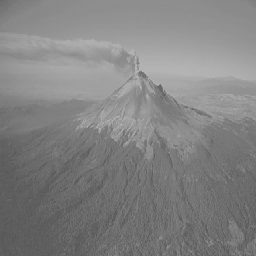
#> input picture img/popo.bmp, 256 x 256 px, found by its file name
$ python Ejercicio5.py
#> lines starting #> are read from the running program, lines starting #| are printed output that depends on the picture
# 1er Examen Parcial

# 5. Realiza las operaciones básicas de una imagen y mostrar los resultados en una sola figura (utiliza subplot
# para mostrar los resultados en el orden que a continuación se ilustra (utilizar tus propias funciones).

# Nombre: Ana Graciela Vassallo Fedotkin
# Expediente: 278775
# Fecha: 17 de Marzo 2021.

import cv2
from matplotlib import pyplot as plt
import numpy as np

# Imagen 1
im1 = cv2.imread('img/popo.bmp', 2)
#> im1 is the input picture: shape (256, 256); min 87, max 180, mean 130

dimensiones = im1.shape
#> dimensiones = (256, 256)
r1 = dimensiones[0]
#> r1 = 256
c1 = dimensiones[1]
#> c1 = 256

# Imagen 2
im2 = cv2.imread('img/huesos2.bmp', 2)
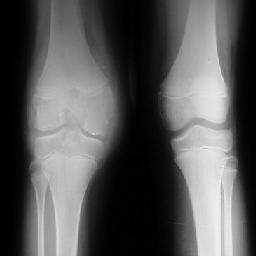
#> input picture img/huesos2.bmp, 256 x 256 px, found by its file name
#> im2 is the input picture: shape (256, 256); min 0, max 242, mean 86.7

dimensiones = im2.shape
r2 = dimensiones[0]
#> r2 = 256
c2 = dimensiones[1]
#> c2 = 256

# Función de Suma de Imágenes Originales
def SumaImagenes(im1, im2):
    # Matriz con la Suma de Imágenes
    im3 = np.zeros((r1, c1), dtype=np.int32)

    # Suma de Imágenes
    for i in range(r1):
        for j in range(c1):
            im3[i][j] = int(im1[i][j]) + int(im2[i][j])

            if(im3[i, j] > 255):
                im3[i, j] = 255

    return im3

# Función de Resta de Imágenes Originales
def RestaImagenes(im1, im2):
    # Matriz con la Suma de Imágenes
    im4 = np.zeros((r1, c1), dtype=np.int32)
    for i in range(r1):
        for j in range(c1):
            im4[i][j] = int(im1[i][j]) - int(im2[i][j])

            if(im4[i, j] < 0):
                im4[i][j] = abs(im4[i][j])

    return im4

# Función de Histograma de la Suma de Imágenes Originales
h1 = np.zeros((256, 1), dtype='int')
im3 = SumaImagenes(im1, im2)
#> after the loop in SumaImagenes, `for i in range(r1):`:
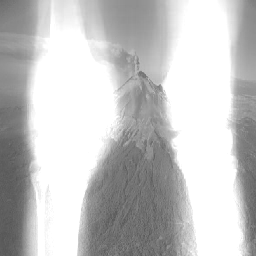
#> im3: shape (256, 256) int32; min 87, max 255, mean 196.4
def HistogramaSumaImagenes(im3):
    for i in range(r1):
        for j in range(c1):
            h1[im3[i, j]] = h1[im3[i, j]] + 1

    return h1

print("Histograma de la Suma de Imágenes:")
print(HistogramaSumaImagenes(im3))
#> after the loop in HistogramaSumaImagenes, `for i in range(r1):`: h1 = 256 values, max 24974 at index 255, min 0 at index 0, mean 256
#> (printed output is left out)

print()

# Función de Histograma de la Resta de Imágenes Originales
h2 = np.zeros((256, 1), dtype='int')
im4 = RestaImagenes(im1, im2)
#> after the loop in RestaImagenes, `for i in range(r1):`:
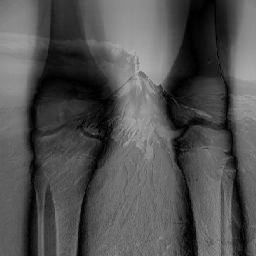
#> im4: shape (256, 256) int32; min 0, max 177, mean 81.3
def HistogramaRestaImagenes(im4):
    for i in range(r1):
        for j in range(c1):
            h2[im4[i, j]] = h2[im4[i, j]] + 1

    return h2

print("Histograma de la Resta de Imágenes:")
print(HistogramaRestaImagenes(im4))
#> after the loop in HistogramaRestaImagenes, `for i in range(r1):`: h2 = 256 values, max 744 at index 113, min 0 at index 178, mean 256
#> (printed output is left out)

# Imagen Original 1
plt.subplot(3, 2, 1)
plt.imshow(im1, 'gray')
plt.title('Imagen Original 1')
plt.xticks([]), plt.yticks([])

# Imagen Original 2
plt.subplot(3, 2, 2)
plt.imshow(im1, 'gray')
plt.title('Imagen Original 2')
plt.xticks([]), plt.yticks([])

# Suma de Imágenes Originales
plt.subplot(3, 2, 3)
plt.imshow(SumaImagenes(im1, im2), 'gray')
plt.title('Suma de Imágenes Originales')
plt.xticks([]), plt.yticks([])

# Resta de Imágenes Originales
plt.subplot(3, 2, 4)
plt.imshow(RestaImagenes(im1, im2), 'gray')
plt.title('Resta de Imágenes Originales')
plt.xticks([]), plt.yticks([])

# Histograma de la Suma de Imágenes Originales
plt.subplot(3, 2, 5)
plt.plot(HistogramaSumaImagenes(im3))
plt.title('Histograma de la Suma de Imágenes Originales')

# Histograma de la Resta de Imágenes Originales
plt.subplot(3, 2, 6)
plt.plot(HistogramaRestaImagenes(im4))
plt.title('Histograma de la Resta de Imágenes Originales')

plt.show()
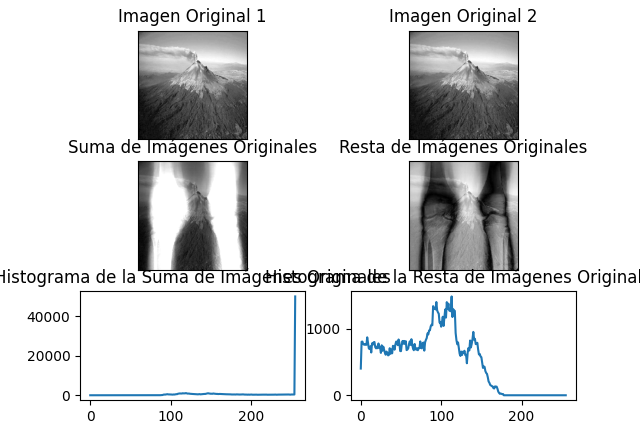
#> figure drawn by matplotlib, 6 panels; panel 5: curve peaks at x = 255, y = 49948; panel 6: curve peaks at x = 113, y = 1488
